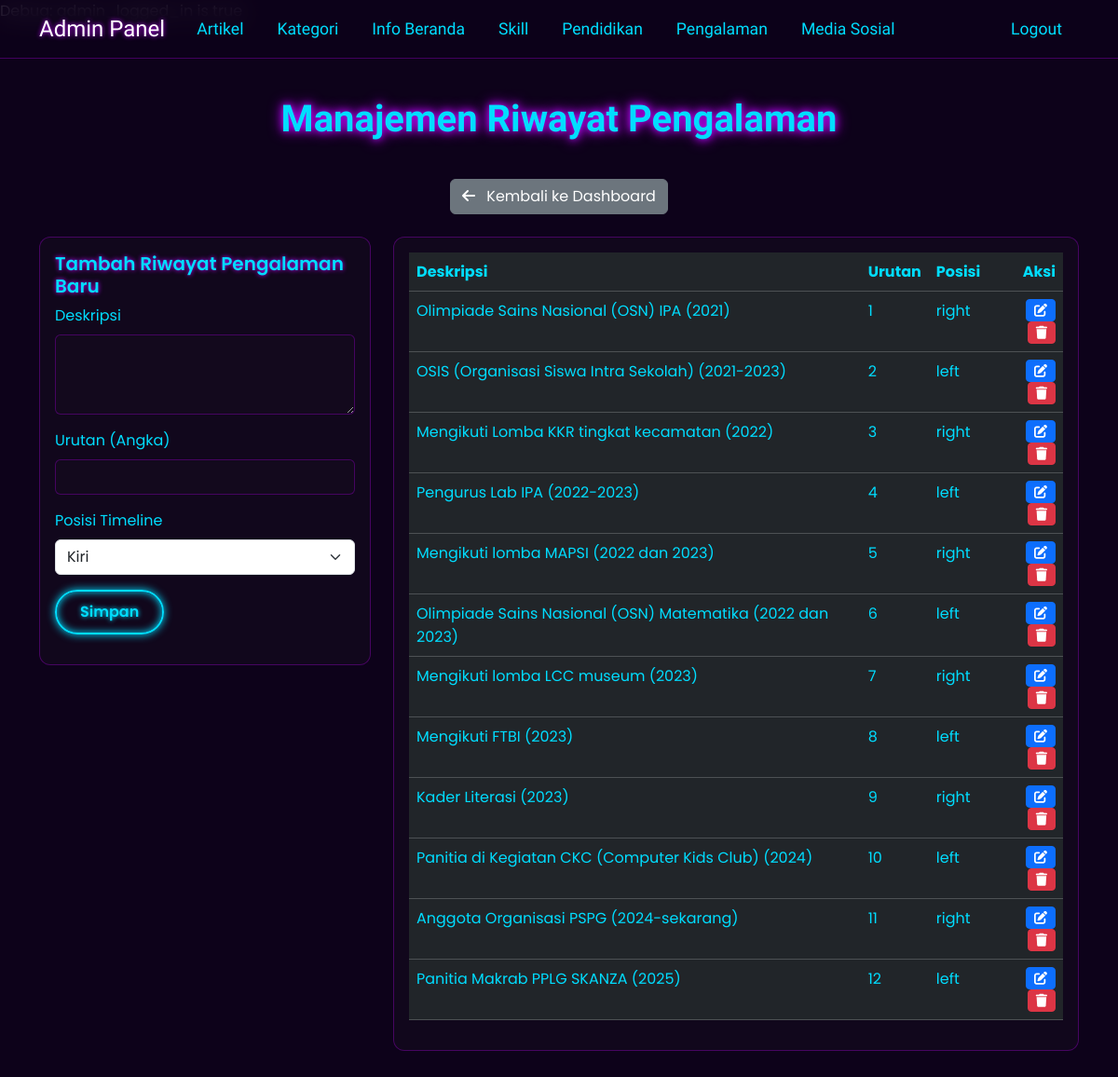
The app's page /admin/manage_pengalaman.php (signed in) with its own data.
### tables this page shows
CREATE TABLE `experience` (
  `id` int(11) NOT NULL,
  `description` text NOT NULL,
  `sort_order` int(11) NOT NULL,
  `timeline_position` varchar(10) NOT NULL
);

### admin/manage_pengalaman.php (the view, shortened to what this page needs)
<?php
require_once 'auth_check.php';
require_once '../config/database.php';
$description = "";
$sort_order = "";
$timeline_position = "";
$is_editing = false;
$experience_entries = $pdo->query("SELECT * FROM experience ORDER BY sort_order ASC")->fetchAll(PDO::FETCH_ASSOC);
?>
<!DOCTYPE html>
<html lang="id">
<head>
    <link href="https://cdn.jsdelivr.net/npm/bootstrap@5.3.3/dist/css/bootstrap.min.css" rel="stylesheet">
    <link rel="stylesheet" href="https://cdnjs.cloudflare.com/ajax/libs/font-awesome/6.5.2/css/all.min.css">
    <link rel="stylesheet" href="../css/style.css">
</head>
<body class="admin-page">
    <nav class="navbar navbar-expand-lg navbar-dark fixed-top">
        <div class="container">
            <a class="navbar-brand" href="dashboard.php">Admin Panel</a>
            <div class="collapse navbar-collapse">
                <ul class="navbar-nav">
                    <li class="nav-item"><a class="nav-link" href="dashboard.php">Artikel</a></li>
                    <li class="nav-item"><a class="nav-link" href="kategori.php">Kategori</a></li>
                    <li class="nav-item"><a class="nav-link" href="manage_home.php">Info Beranda</a></li>
                    <li class="nav-item"><a class="nav-link" href="manage_skills.php">Skill</a></li>
                    <li class="nav-item"><a class="nav-link" href="manage_education.php">Pendidikan</a></li>
                    <li class="nav-item"><a class="nav-link" href="manage_pengalaman.php">Pengalaman</a></li>
                    <li class="nav-item"><a class="nav-link" href="manage_social_media.php">Media Sosial</a></li>
                </ul>
                <ul class="navbar-nav ms-auto">
                    <li class="nav-item"><a class="nav-link" href="logout.php">Logout</a></li>
                </ul>
            </div>
        </div>
    </nav>
    <section class="content-section content-section-padded">
        <div class="container">
            <h2 class="section-title">Manajemen Riwayat Pengalaman</h2>
            <div class="text-center mb-4">
                <a href="dashboard.php" class="btn btn-secondary"><i class="fa-solid fa-arrow-left me-2"></i> Kembali ke Dashboard</a>
            </div>
            <div class="row">
                <div class="col-md-4">
                    <div class="card">
                        <div class="card-body">
                            <h5 class="card-title"><?= $is_editing ? 'Edit Riwayat Pengalaman' : 'Tambah Riwayat Pengalaman Baru' ?></h5>
                            <form action="manage_pengalaman.php" method="post">
                                <div class="mb-3">
                                    <label for="description" class="form-label">Deskripsi</label>
                                    <textarea name="description" id="description" class="form-control" rows="3" required><?= htmlspecialchars($description) ?></textarea>
                                </div>
                                <div class="mb-3">
                                    <label for="sort_order" class="form-label">Urutan (Angka)</label>
                                    <input type="number" name="sort_order" id="sort_order" class="form-control" value="<?= htmlspecialchars($sort_order) ?>" required>
                                </div>
                                <div class="mb-3">
                                    <label for="timeline_position" class="form-label">Posisi Timeline</label>
                                    <select name="timeline_position" id="timeline_position" class="form-select" required>
                                        <option value="left" <?= ($timeline_position == 'left') ? 'selected' : ''; ?>>Kiri</option>
                                    </select>
                                </div>
                                <div class="d-flex justify-content-between">
                                    <button type="submit" name="save_experience" class="btn btn-custom">Simpan</button>
                                </div>
                            </form>
                        </div>
                    </div>
                </div>
                <div class="col-md-8">
                    <div class="card">
                        <div class="card-body">
                            <div class="table-responsive">
                                <table class="table table-dark table-hover">
                                    <thead>
                                        <tr>
                                            <th>Deskripsi</th>
                                            <th>Urutan</th>
                                            <th>Posisi</th>
                                            <th class="text-end">Aksi</th>
                                        </tr>
                                    </thead>
                                    <tbody>
                                        <?php if (count($experience_entries) > 0): ?>
                                            <?php foreach ($experience_entries as $entry): ?>
                                            <tr>
                                                <td><?= htmlspecialchars(substr($entry['description'], 0, 100)); ?><?php echo (strlen($entry['description']) > 100) ? '...' : ''; ?></td>
                                                <td><?= htmlspecialchars($entry['sort_order']); ?></td>
                                                <td><?= htmlspecialchars($entry['timeline_position']); ?></td>
                                                <td class="text-end">
                                                    <a href="manage_pengalaman.php?edit=<?= $entry['id']; ?>" class="btn btn-sm btn-primary"><i class="fa-solid fa-pen-to-square"></i></a>
                                                    <a href="manage_pengalaman.php?delete=<?= $entry['id']; ?>" class="btn btn-sm btn-danger" onclick="return confirm('Apakah Anda yakin ingin menghapus riwayat pengalaman ini?');"><i class="fa-solid fa-trash"></i></a>
                                                </td>
                                            </tr>
                                            <?php endforeach; ?>
                                        <?php else: ?>
                                            <tr>
                                                <td colspan="4" class="text-center">Belum ada riwayat pengalaman.</td>
                                            </tr>
                                        <?php endif; ?>
                                    </tbody>
                                </table>
                            </div>
                        </div>
                    </div>
                </div>
            </div>
        </div>
    </section>
</body>
</html>

### css/style.css (style rules this page uses)
:root { --neon-blue: #00ddff; --neon-purple: #bf00ff; --background-color: #0d021a; --card-color: rgba(20, 10, 30, 0.7); --text-color: #e0e0e0; --heading-color: #ffffff; --border-color: rgba(191, 0, 255, 0.3); }
body { font-family: 'Poppins', sans-serif; background-color: var(--background-color); color: var(--text-color); margin: 0; }
.content-section-padded { padding-top: 80px; }
.navbar { background-color: rgba(13, 2, 26, 0.8); backdrop-filter: blur(12px); border-bottom: 1px solid var(--border-color); font-family: 'Rajdhani', sans-serif; }
.navbar-collapse { justify-content: flex-end; }
.navbar-brand { color: var(--heading-color) !important; font-size: 1.5rem; text-shadow: 0 0 5px var(--neon-purple); }
.nav-link { color: var(--text-color) !important; margin: 0 10px; transition: all 0.3s ease; font-size: 1.1rem; }
.content-section { padding: 80px 0; animation: fadeIn 1s ease-in-out; }
.section-title { font-family: 'Rajdhani', sans-serif; color: var(--heading-color); font-size: 2.5rem; font-weight: 700; margin-bottom: 40px; text-align: center; position: relative; text-shadow: 0 0 8px var(--neon-purple), 0 0 15px var(--neon-purple); }
.section-title::after { display: none; }
.card { background-color: var(--card-color); border: 1px solid var(--border-color); border-radius: 12px; transition: all 0.3s ease; backdrop-filter: blur(5px); }
.card-title { color: var(--heading-color); font-weight: 600; text-shadow: 0 0 5px var(--neon-purple); }
.btn-custom { background-color: transparent; border: 2px solid var(--neon-blue); color: var(--neon-blue); padding: 10px 25px; border-radius: 50px; font-weight: 600; text-decoration: none; transition: all 0.3s ease; text-shadow: 0 0 5px var(--neon-blue); box-shadow: 0 0 10px var(--neon-blue), inset 0 0 8px var(--neon-blue); }
.admin-page .table, .admin-page .table th, .admin-page .table td, .admin-page .form-label, .admin-page .card-text, .admin-page .section-title, .admin-page .card-title, .admin-page .form-control, .admin-page .navbar .nav-link { color: var(--neon-blue) !important; }
.admin-page .form-control { background-color: var(--card-color); border-color: var(--border-color); }

### records on screen
experience: description "Olimpiade Sains Nasional (OSN) IPA (2021)", sort_order "1", timeline_position "right"
experience: description "OSIS (Organisasi Siswa Intra Sekolah) (2021-2023)", sort_order "2", timeline_position "left"
experience: description "Mengikuti Lomba KKR tingkat kecamatan (2022)", sort_order "3", timeline_position "right"
experience: description "Pengurus Lab IPA (2022-2023)", sort_order "4", timeline_position "left"
experience: description "Mengikuti lomba MAPSI (2022 dan 2023)", sort_order "5", timeline_position "right"
experience: description "Olimpiade Sains Nasional (OSN) Matematika (2022 dan 2023)", sort_order "6", timeline_position "left"
experience: description "Mengikuti lomba LCC museum (2023)", sort_order "7", timeline_position "right"
experience: description "Mengikuti FTBI (2023)", sort_order "8", timeline_position "left"
experience: description "Kader Literasi (2023)", sort_order "9", timeline_position "right"
experience: description "Panitia di Kegiatan CKC (Computer Kids Club) (2024)", sort_order "10", timeline_position "left"
experience: description "Anggota Organisasi PSPG (2024-sekarang)", sort_order "11", timeline_position "right"
experience: description "Panitia Makrab PPLG SKANZA (2025)", sort_order "12", timeline_position "left"
